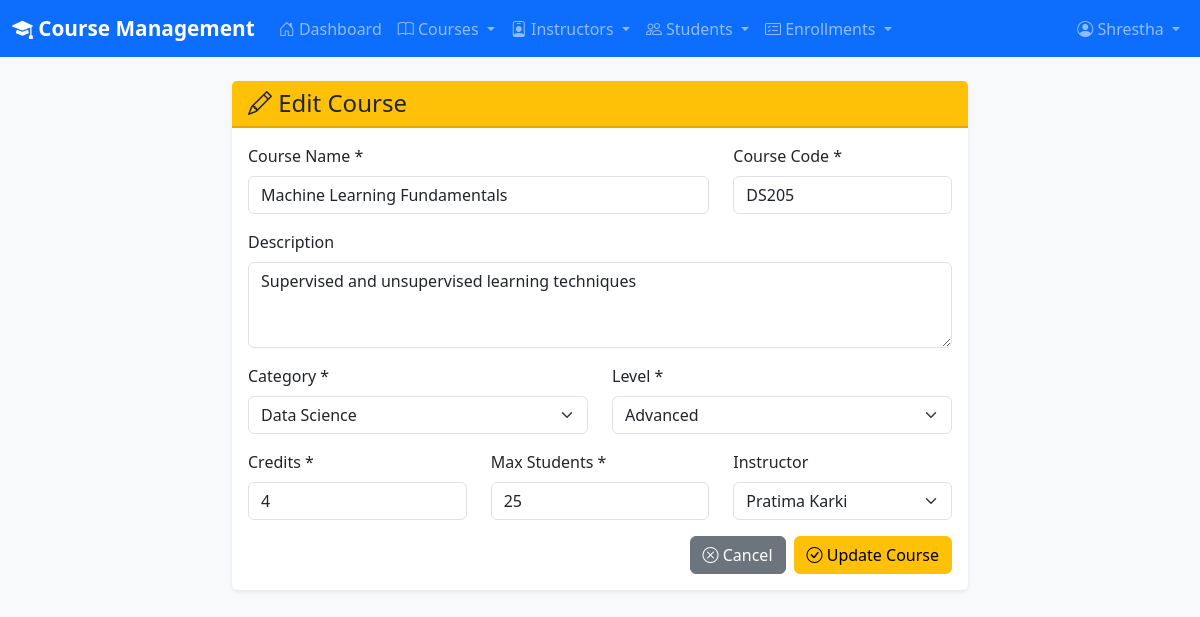
Screenshot of /courses/edit.php?id=2 (signed in) with the database file from the repository.
### tables this page shows
CREATE TABLE courses (
    course_id INT PRIMARY KEY AUTO_INCREMENT,
    course_code VARCHAR(20) NOT NULL UNIQUE,
    course_name VARCHAR(100) NOT NULL,
    description TEXT,
    credits INT DEFAULT 3,
    instructor_id INT,
    category VARCHAR(50),
    level ENUM('Beginner', 'Intermediate', 'Advanced') DEFAULT 'Beginner',
    max_students INT DEFAULT 30,
    start_date DATE,
    end_date DATE,
    is_active TINYINT(1) DEFAULT 1,
    created_at TIMESTAMP DEFAULT CURRENT_TIMESTAMP,
    updated_at TIMESTAMP DEFAULT CURRENT_TIMESTAMP ON UPDATE CURRENT_TIMESTAMP,
    FOREIGN KEY (instructor_id)
        REFERENCES instructors(instructor_id)
        ON DELETE SET NULL,
    INDEX idx_code (course_code),
    INDEX idx_instructor (instructor_id),
    INDEX idx_active (is_active)
);

### includes/functions.php (called while the page is built, shortened)
<?php
function h($string) {
    return htmlspecialchars($string ?? '', ENT_QUOTES, 'UTF-8');
}
function getAllInstructors($pdo) {
    $sql = "SELECT instructor_id, CONCAT(first_name, ' ', last_name) as name
            FROM instructors WHERE is_active = 1 ORDER BY first_name, last_name";
    return getAll($pdo, $sql);
}
function getCategories() {
    return [
        'Web Development', 'Data Science', 'Database', 'Mobile Development', 'Programming',
        'Project Management', 'Cloud Computing', 'Cybersecurity', 'Networking', 'Software Engineering'
    ];
}
function getLevels() {
    return ['Beginner', 'Intermediate', 'Advanced'];
}
function getOne($pdo, $sql, $params = []) {
    $stmt = $pdo->prepare($sql);
    $stmt->execute($params);
    return $stmt->fetch();
}
function getAll($pdo, $sql, $params = []) {
    $stmt = $pdo->prepare($sql);
    $stmt->execute($params);
    return $stmt->fetchAll();
}

### public/courses/edit.php (the view, shortened to what this page needs)
<?php
require_once '../../config/db.php';
require_once '../../includes/functions.php';
$courseId = isset($_GET['id']) ? intval($_GET['id']) : 0;
$instructors = getAllInstructors($pdo);
$categories = getCategories();
$levels = getLevels();
try {
    $course = getOne($pdo, "SELECT * FROM courses WHERE course_id = ?", [$courseId]);
} catch (PDOException $e) {
    error_log("Edit Course Error: " . $e->getMessage());
    setMessage("Error loading course", "error");
    redirect('list.php');
}
include '../../includes/header.php';
?>
<div class="row">
    <div class="col-md-8 mx-auto">
        <div class="card">
            <div class="card-header bg-warning">
                <h4 class="mb-0"><i class="bi bi-pencil"></i> Edit Course</h4>
            </div>
            <div class="card-body">
                <form method="POST" action="">
                    <div class="row">
                        <div class="col-md-8 mb-3">
                            <label for="course_name" class="form-label">Course Name *</label>
                            <input type="text"
                                   class="form-control"
                                   id="course_name"
                                   name="course_name"
                                   value="<?= h($course['course_name']) ?>"
                                   required>
                        </div>
                        <div class="col-md-4 mb-3">
                            <label for="course_code" class="form-label">Course Code *</label>
                            <input type="text"
                                   class="form-control"
                                   id="course_code"
                                   name="course_code"
                                   value="<?= h($course['course_code']) ?>"
                                   required>
                        </div>
                    </div>
                    <div class="mb-3">
                        <label for="description" class="form-label">Description</label>
                        <textarea class="form-control"
                                  id="description"
                                  name="description"
                                  rows="3"><?= h($course['description']) ?></textarea>
                    </div>
                    <div class="row">
                        <div class="col-md-6 mb-3">
                            <label for="category" class="form-label">Category *</label>
                            <select class="form-select" id="category" name="category" required>
                                <?php foreach ($categories as $cat): ?>
                                    <option value="<?= h($cat) ?>"
                                            <?= $course['category'] == $cat ? 'selected' : '' ?>>
                                        <?= h($cat) ?>
                                    </option>
                                <?php endforeach; ?>
                            </select>
                        </div>
                        <div class="col-md-6 mb-3">
                            <label for="level" class="form-label">Level *</label>
                            <select class="form-select" id="level" name="level" required>
                                <?php foreach ($levels as $lv): ?>
                                    <option value="<?= h($lv) ?>"
                                            <?= $course['level'] == $lv ? 'selected' : '' ?>>
                                        <?= h($lv) ?>
                                    </option>
                                <?php endforeach; ?>
                            </select>
                        </div>
                    </div>
                    <div class="row">
                        <div class="col-md-4 mb-3">
                            <label for="credits" class="form-label">Credits *</label>
                            <input type="number"
                                   class="form-control"
                                   id="credits"
                                   name="credits"
                                   value="<?= h($course['credits']) ?>"
                                   min="1"
                                   max="6"
                                   required>
                        </div>
                        <div class="col-md-4 mb-3">
                            <label for="max_students" class="form-label">Max Students *</label>
                            <input type="number"
                                   class="form-control"
                                   id="max_students"
                                   name="max_students"
                                   value="<?= h($course['max_students']) ?>"
                                   min="1"
                                   max="200"
                                   required>
                        </div>
                        <div class="col-md-4 mb-3">
                            <label for="instructor_id" class="form-label">Instructor</label>
                            <select class="form-select" id="instructor_id" name="instructor_id">
                                <?php foreach ($instructors as $instructor): ?>
                                    <option value="<?= h($instructor['instructor_id']) ?>"
                                            <?= $course['instructor_id'] == $instructor['instructor_id'] ? 'selected' : '' ?>>
                                        <?= h($instructor['name']) ?>
                                    </option>
                                <?php endforeach; ?>
                            </select>
                        </div>
                    </div>
                    <div class="d-grid gap-2 d-md-flex justify-content-md-end">
                        <a href="list.php" class="btn btn-secondary">
                            <i class="bi bi-x-circle"></i> Cancel
                        </a>
                        <button type="submit" class="btn btn-warning">
                            <i class="bi bi-check-circle"></i> Update Course
                        </button>
                    </div>
                </form>
            </div>
        </div>
    </div>
</div>

### includes/header.php (style rules this page uses)
body { min-height: 100vh; display: flex; flex-direction: column; background-color: #f8f9fa; }
.card { box-shadow: 0 0.125rem 0.25rem rgba(0, 0, 0, 0.075); border: none; margin-bottom: 1.5rem; }
.card-header { font-weight: 600; border-bottom: 2px solid rgba(0, 0, 0, 0.125); }

### rows the page displays
courses: course_name "Machine Learning Fundamentals", course_code "DS205", description "Supervised and unsupervised learning techniques", credits "4", max_students "25", instructor_id "Pratima Karki"

### other values shown
$_SESSION['user_name'] "Shrestha"
form field category "Data Science"
form field level "Advanced"
